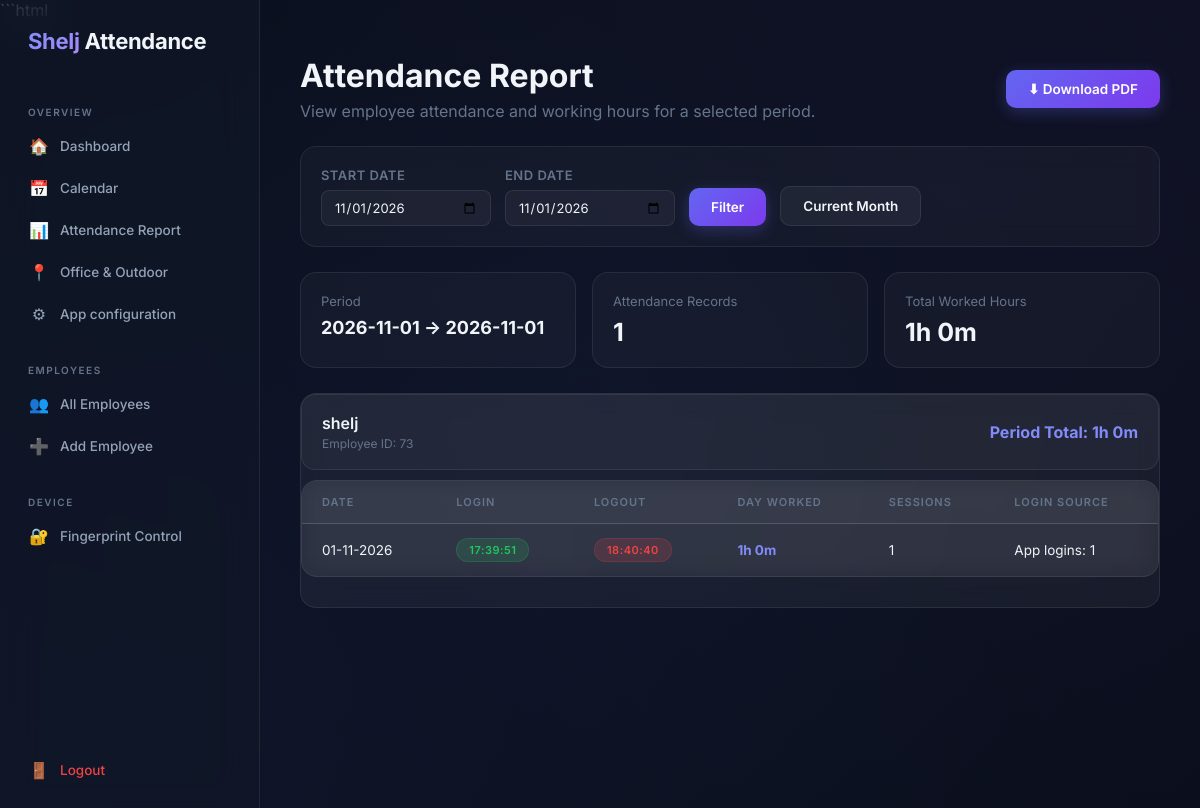
/api/report/ (signed in), run on the app's committed database.
### attendance/models.py (models this page shows, shortened)
class Employee(models.Model):
    login_notifications_enabled = models.BooleanField(default=True)
    user = models.OneToOneField(settings.AUTH_USER_MODEL, on_delete=models.PROTECT, related_name="employee")
    name = models.CharField(max_length=150)
    employee_id = models.CharField(max_length=50, unique=True)
    fingerprint_id = models.CharField(max_length=100, unique=True)

### attendance/views.py (the view, shortened to what this page needs)
@login_required
def attendance_report(request):
    today = timezone.localdate()
    default_start = today.replace(day=1)
    default_end = today
    start_date = request.GET.get(
        "start_date",
        default_start.isoformat(),
    )
    end_date = request.GET.get(
        "end_date",
        default_end.isoformat(),
    )
    try:
        start = datetime.strptime(
            start_date,
            "%Y-%m-%d",
        ).date()
        end = datetime.strptime(
            end_date,
            "%Y-%m-%d",
        ).date()
    except (ValueError, TypeError):
        start = default_start
        end = default_end
        start_date = start.isoformat()
        end_date = end.isoformat()
    if start > end:
        start = default_start
        end = default_end
        start_date = start.isoformat()
        end_date = end.isoformat()
    sessions = (
        attendance_sessions(request)
        .filter(
            login_at__date__gte=start,
            login_at__date__lte=end,
        )
        .select_related("employee")
        .order_by(
            "login_at",
            "employee__name",
        )
    )
    now = timezone.now()
    daily_data = defaultdict(
        lambda: {
            "employee": None,
            "date": None,
            "login_at": None,
            "logout_at": None,
            "worked_intervals": [],
            "is_active": False,
            "sessions": 0,
        }
    )
    for session in sessions:
        if session.login_at is None:
            continue
        session_date = timezone.localtime(
            session.login_at
        ).date()
        key = (
            session_date,
            session.employee.id,
        )
        item = daily_data[key]
        item["employee"] = session.employee
        item["date"] = session_date
        item["sessions"] += 1
        if (
            item["login_at"] is None
            or session.login_at < item["login_at"]
        ):
            item["login_at"] = session.login_at
        login_at = session.login_at
        if login_at > now:
            continue
        if not session.logout_at:
            item["is_active"] = True
            item["logout_at"] = None
            continue
        logout_at = session.logout_at
        login_date = timezone.localtime(
            login_at
        ).date()
        logout_date = timezone.localtime(
            logout_at
        ).date()
        if logout_date != login_date:
            item["is_active"] = True
            item["logout_at"] = None
            continue
        if logout_at <= login_at:
            continue
        if (
            item["logout_at"] is None
            or logout_at > item["logout_at"]
        ):
            item["logout_at"] = logout_at
        item["worked_intervals"].append(
            (
                login_at,
                logout_at,
            )
        )
    report_data = []
    employee_totals = defaultdict(int)
    for item in daily_data.values():
        intervals = sorted(
            item["worked_intervals"],
            key=lambda x: x[0],
        )
        merged_intervals = []
        for start_time, end_time in intervals:
            if not merged_intervals:
                merged_intervals.append(
                    [start_time, end_time]
                )
                continue
        worked_seconds = sum(
            int(
                (end_time - start_time).total_seconds()
            )
            for start_time, end_time in merged_intervals
        )
        worked_seconds = max(
            0,
            worked_seconds,
        )
        item["worked_seconds"] = worked_seconds
        employee_id = item["employee"].id
        employee_totals[employee_id] += worked_seconds
    employees_data = defaultdict(list)
    for item in sorted(
        daily_data.values(),
        key=lambda x: (
            x["employee"].name.lower(),
            x["date"],
        ),
    ):
        worked_seconds = item.get(
            "worked_seconds",
            0,
        )
        worked_seconds = max(
            0,
            worked_seconds,
        )
        hours = worked_seconds // 3600
        minutes = (
            worked_seconds % 3600
        ) // 60
        employees_data[
            item["employee"].id
        ].append({
            "employee": item["employee"],
            "date": item["date"],
            "login_at": (
                timezone.localtime(
                    item["login_at"]
                )
                if item["login_at"]
                else None
            ),
            "logout_at": (
                timezone.localtime(
                    item["logout_at"]
                )
                if item["logout_at"]
                else None
            ),
            "worked_seconds": worked_seconds,
            "worked_hours": (
                f"{hours}h {minutes}m"
            ),
            "sessions": item["sessions"],
            "is_active": item["is_active"],
        })
    report_data = []
    for employee_id, records in employees_data.items():
        employee = records[0]["employee"]
        total_seconds = sum(
            record["worked_seconds"]
            for record in records
        )
        total_hours = total_seconds // 3600
        total_minutes = (
            total_seconds % 3600
        ) // 60
        report_data.append({
            "employee": employee,
            "records": records,
            "total_seconds": total_seconds,
            "employee_total": (
                f"{total_hours}h "
                f"{total_minutes}m"
            ),
        })
    grand_total_seconds = sum(
        item["total_seconds"]
        for item in report_data
    )
    grand_hours = (
        grand_total_seconds // 3600
    )
    grand_minutes = (
        grand_total_seconds % 3600
    ) // 60
    grand_total = (
        f"{grand_hours}h "
        f"{grand_minutes}m"
    )
    for item in report_data:
        total_seconds = employee_totals[
            item["employee"].id
        ]
        hours = total_seconds // 3600
        minutes = (
            total_seconds % 3600
        ) // 60
        item["employee_total"] = (
            f"{hours}h {minutes}m"
        )
    grand_total_seconds = sum(
        employee_totals.values()
    )
    grand_hours = (
        grand_total_seconds // 3600
    )
    grand_minutes = (
        grand_total_seconds % 3600
    ) // 60
    grand_total = (
        f"{grand_hours}h "
        f"{grand_minutes}m"
    )
    groups = login_groups(sessions)
    for employee_report in report_data:
        for record in employee_report["records"]:
            group = groups[(employee_report["employee"].pk, record["date"].isoformat())]
            record.update({"app_logins": group["app_logins"], "device_logins": group["device_logins"]})
    return render(
        request,
        "attendance/report.html",
        {
            "report_data": report_data,
            "start_date": start_date,
            "end_date": end_date,
            "total_records": sum(
                len(item["records"])
                for item in report_data
            ),
            "grand_total": grand_total,
        },
    )

### attendance/templates/attendance/report.html (shortened to what this page needs)
{% extends "attendance/base.html" %}
{% block content %}
<div class="report-header">
    <div>
        <h1>Attendance Report</h1>
        <p>
            View employee attendance and working hours
            for a selected period.
        </p>
    </div>
    <div class="report-actions">
        <a
            href="{% url 'attendance_report_pdf' %}?start_date={{ start_date }}&end_date={{ end_date }}"
            class="btn btn-primary"
            id="btn-download-pdf"
        >
            ⬇ Download PDF
        </a>
    </div>
</div>
<form
    method="get"
    class="filter-bar"
    id="report-filter-form"
>
    <div class="filter-group">
        <label for="start_date">
            Start Date
        </label>
        <input
            type="date"
            name="start_date"
            id="start_date"
            value="{{ start_date }}"
            required
        >
    </div>
    <div class="filter-group">
        <label for="end_date">
            End Date
        </label>
        <input
            type="date"
            name="end_date"
            id="end_date"
            value="{{ end_date }}"
            required
        >
    </div>
    <button
        type="submit"
        class="btn btn-primary"
        id="btn-filter"
    >
        Filter
    </button>
    <a
        href="{% url 'attendance_report' %}"
        class="btn btn-secondary"
        id="btn-clear-filter"
    >
        Current Month
    </a>
</form>
<div class="report-summary">
    <div class="report-stat">
        <div class="report-stat-label">
            Period
        </div>
        <div
            class="report-stat-value"
            style="font-size: 18px;"
        >
            {{ start_date }}
            →
            {{ end_date }}
        </div>
    </div>
    <div class="report-stat">
        <div class="report-stat-label">
            Attendance Records
        </div>
        <div class="report-stat-value">
            {{ total_records }}
        </div>
    </div>
    <div class="report-stat">
        <div class="report-stat-label">
            Total Worked Hours
        </div>
        <div class="report-stat-value">
            {{ grand_total }}
        </div>
    </div>
</div>
<div class="glass-table-wrap">
    {% if report_data %}
        {% for employee_data in report_data %}
            <div class="employee-report-section">
                <div class="employee-report-header">
                    <div>
                        <div class="employee-name">
                            {{ employee_data.employee.name }}
                        </div>
                        <div class="employee-id">
                            Employee ID:
                            {{ employee_data.employee.employee_id }}
                        </div>
                    </div>
                    <div class="employee-period-total">
                        Period Total:
                        {{ employee_data.employee_total }}
                    </div>
                </div>
                <div class="glass-table-wrap">
                    <table class="glass-table">
                        <thead>
                            <tr>
                                <th>Date</th>
                                <th>Login</th>
                                <th>Logout</th>
                                <th>Day Worked</th>
                                <th>Sessions</th>
                                <th>Login source</th>
                            </tr>
                        </thead>
                        <tbody>
                            {% for item in employee_data.records %}
                                <tr>
                                    <td class="date-cell">
                                        {{ item.date|date:"d-m-Y" }}
                                    </td>
                                    <td class="time-cell">
                                        {% if item.login_at %}
                                            <span class="badge badge-login">
                                                {{ item.login_at|date:"H\:i:s" }}
                                            </span>
                                        {% else %}
                                            —
                                        {% endif %}
                                    </td>
                                    <td class="time-cell">
                                        {% if item.logout_at %}
                                            <span class="badge badge-logout">
                                                {{ item.logout_at|date:"H\:i:s" }}
                                            </span>
                                        {% else %}
                                            <span class="working-badge">
                                                Working...
                                            </span>
                                        {% endif %}
                                    </td>
                                    <td class="total-cell">
                                        {{ item.worked_hours }}
                                    </td>
                                    <td>
                                        {{ item.sessions }}
                                    </td>
                                    <td>{% if item.app_logins %}App logins: {{ item.app_logins }}<br>{% endif %}{% if item.device_logins %}Device logins: {{ item.device_logins }}{% endif %}</td>
                                </tr>
                            {% endfor %}
                        </tbody>
                    </table>
                </div>
            </div>
        {% endfor %}
    {% endif %}
</div>
{% endblock %}

### data on the page
Employee: employee.name "shelj", employee.employee_id "73", employee_total "1h 0m", date "01-11-2026", login_at "17:39:51", logout_at "18:40:40", worked_hours "1h 0m", sessions "1", app_logins "1"

### other printed values
{{ start_date }} "2026-11-01"
{{ end_date }} "2026-11-01"
{{ total_records }} "1"
{{ grand_total }} "1h 0m"
